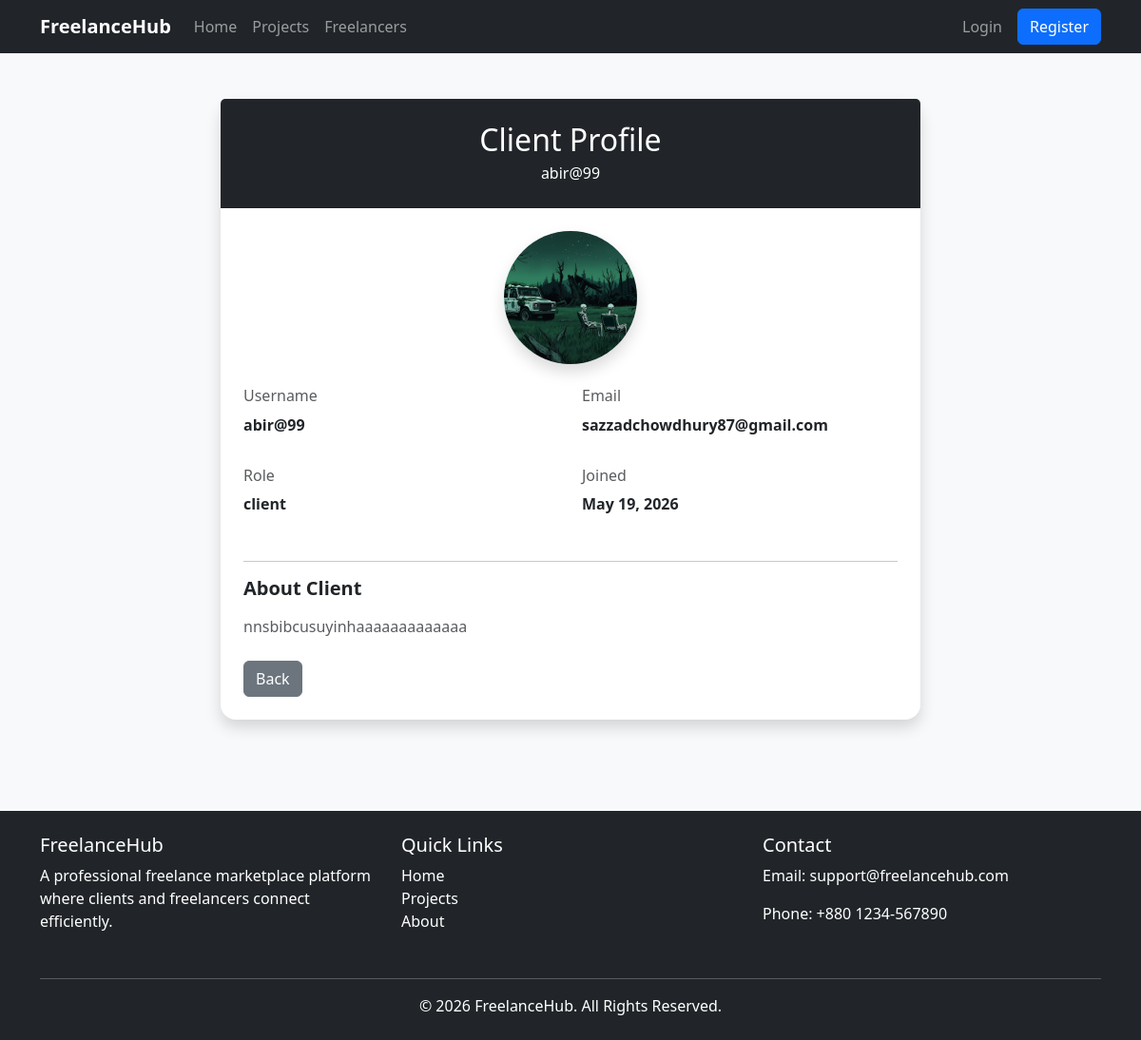
The app's page /projects/profile/17/, older data.
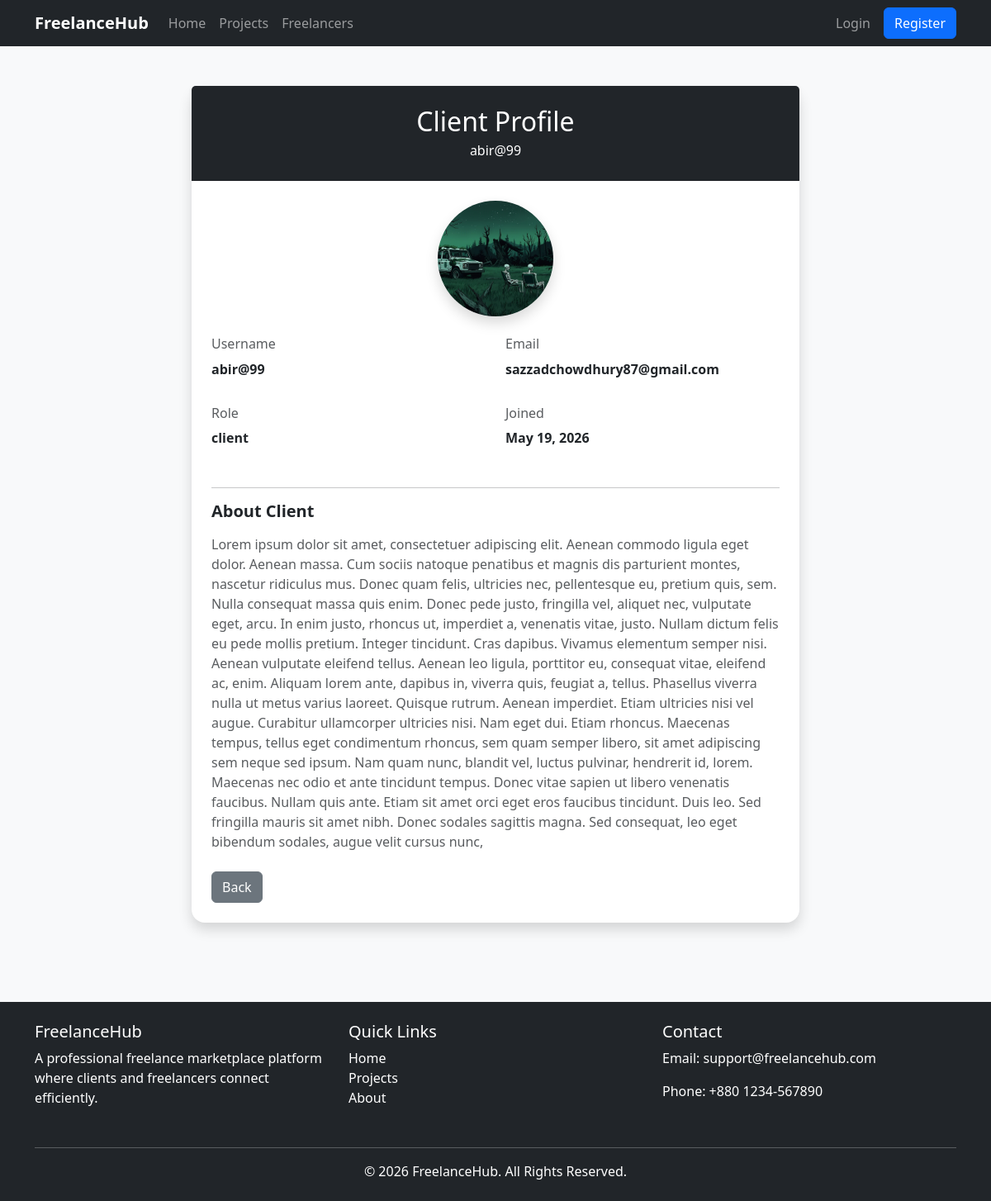
The same page, newer data.
### profiles/models.py (models this page shows, shortened)
class ClientProfile(models.Model):
    user = models.OneToOneField(
        settings.AUTH_USER_MODEL,
        on_delete=models.CASCADE,
        related_name='client_profile'
    )
    company_name = models.CharField(
        max_length=200,
        blank=True
    )
    company_logo = models.ImageField(
        upload_to='clients/',
        blank=True,
        null=True
    )
    company_description = models.TextField(
        blank=True
    )
    company_website = models.URLField(
        blank=True
    )

### accounts/models.py (models this page shows, shortened)
class User(AbstractUser):
    role= models.CharField(max_length=50,choices=ROLE_CHOICES)
    is_verified= models.BooleanField(default=False)

### projects/views.py (the view)
# urls.py: path('profile/<int:id>/',views.client_profile,name='client_profile'),
def client_profile(request, id):
    user = get_object_or_404(User, id=id)
    if user.role != 'client':
        raise Http404(f"User is a {user.role}, not a client.")
    profile = get_object_or_404(
        ClientProfile,
        user__id=id
    )
    return render(request,'projects/client_profile.html',{'profile_user': profile})

### notifications/context_processors.py (called while the page is built)
def notification_count(request):
    count = 0
    if request.user.is_authenticated:
        count = Notification.objects.filter(
            user=request.user,
            is_read=False
        ).count()
    return {
        'notification_count': count
    }

### projects/templates/projects/client_profile.html
{% extends 'base.html' %}
{% block content %}
<div class="container py-5">
    <div class="row justify-content-center">
        <div class="col-lg-8">
            <div class="card shadow border-0 rounded-4">
                <div class="card-header bg-dark text-white text-center py-4">
                    <h2 class="mb-1">
                        Client Profile
                    </h2>
                    <p class="mb-0">
                        {{ profile_user.user.username }}
                    </p>
                </div>
                <div class="card-body p-4">
                    <div class="text-center mb-4">
                        {% if profile_user.company_logo %}
                        <img
                            src="{{ profile_user.company_logo.url }}"
                            class="rounded-circle shadow"
                            width="140"
                            height="140"
                            style="object-fit: cover;"
                        >
                        {% else %}
                        <img
                            src="https://via.placeholder.com/140"
                            class="rounded-circle shadow"
                        >
                        {% endif %}
                    </div>
                    <div class="row">
                        <div class="col-md-6 mb-3">
                            <h6 class="text-muted">
                                Username
                            </h6>
                            <p class="fw-bold">
                                {{ profile_user.user.username }}
                            </p>
                        </div>
                        <div class="col-md-6 mb-3">
                            <h6 class="text-muted">
                                Email
                            </h6>
                            <p class="fw-bold">
                                {{ profile_user.user.email }}
                            </p>
                        </div>
                        <div class="col-md-6 mb-3">
                            <h6 class="text-muted">
                                Role
                            </h6>
                            <p class="fw-bold">
                                {{ profile_user.user.role }}
                            </p>
                        </div>
                        <div class="col-md-6 mb-3">
                            <h6 class="text-muted">
                                Joined
                            </h6>
                            <p class="fw-bold">
                                {{ profile_user.user.date_joined|date:"F d, Y" }}
                            </p>
                        </div>
                    </div>
                    <hr>
                    <h5 class="fw-bold mb-3">
                        About Client
                    </h5>
                    <p class="text-muted">
                        {% if profile_user.company_description %}
                            {{ profile_user.company_description }}
                        {% else %}
                            No description added yet.
                        {% endif %}
                    </p>
                    <div class="mt-4">
                        <a
                            href="javascript:history.back()"
                            class="btn btn-secondary"
                        >
                            Back
                        </a>
                    </div>
                </div>
            </div>
        </div>
    </div>
</div>
{% endblock %}

Row changes from the older to the newer data that the page shows:
changed ClientProfile "abir@99": company_description "nnsbibcusuyinhaaaaaaaaaaaaa" → "Lorem ipsum dolor sit amet, consectetuer adipiscing elit. Aenean commodo ligula eget dolor. Aenean massa. Cum sociis natoque penatibus et magnis dis parturient montes, nascetur ridiculus mus. Donec quam felis, ultricies nec, pellentesque eu, pretium quis, sem. Nulla consequat massa quis enim. Donec pede justo, fringilla vel, aliquet nec, vulputate eget, arcu. In enim justo, rhoncus ut, imperdiet a, venenatis vitae, justo. Nullam dictum felis eu pede mollis pretium. Integer tincidunt. Cras dapibus. Vivamus elementum semper nisi. Aenean vulputate eleifend tellus. Aenean leo ligula, porttitor eu, consequat vitae, eleifend ac, enim. Aliquam lorem ante, dapibus in, viverra quis, feugiat a,…"
